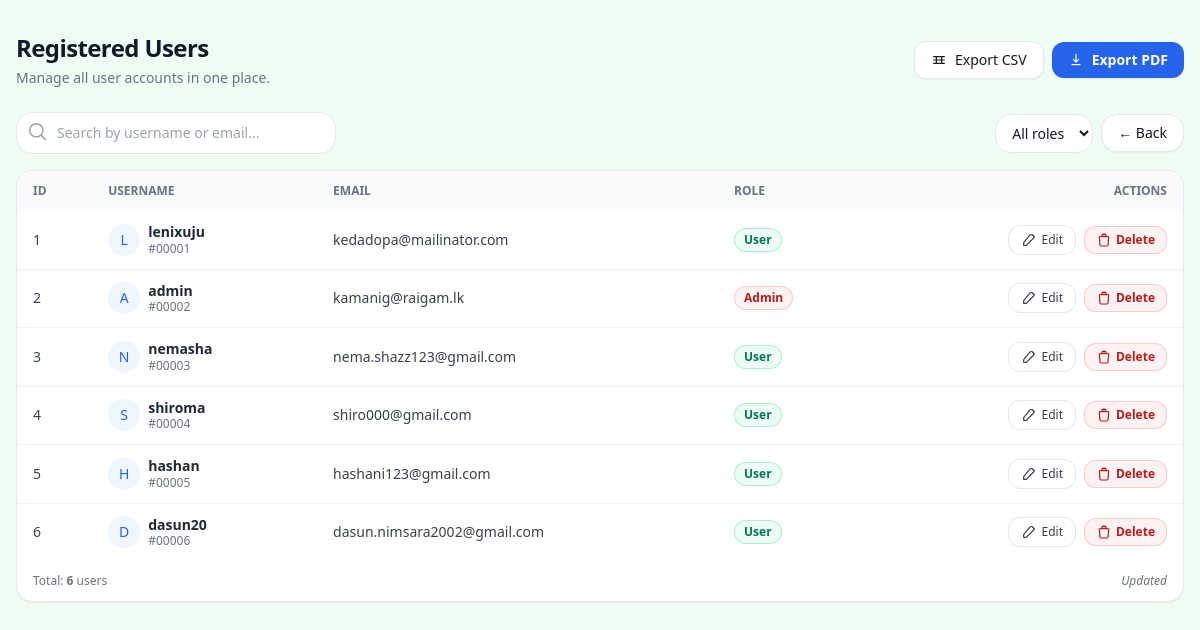
Screenshot of /users (signed in) with the database file from the repository.
### models.py (models this page shows)
class User(db.Model, UserMixin):
    __tablename__ = 'user'
    id = db.Column(db.Integer, primary_key=True)
    username = db.Column(db.String(120), unique=True, nullable=False)
    email = db.Column(db.String(120), unique=True, nullable=True)
    mobile = db.Column(db.String(20), nullable=True)
    country_code = db.Column(db.String(10), nullable=True)
    role = db.Column(db.String(20), default='user', nullable=True)
    password = db.Column(db.String(255), nullable=False)  # hashed

### app.py (the view)
@app.route('/users')
@login_required
def show_users():
    users = User.query.all()
    return render_template('users.html', users=users)

### app.py (called while the page is built)
@login_manager.user_loader
def load_user(user_id):
    return User.query.get(int(user_id))

### templates/users.html (shortened to what this page needs)
<!DOCTYPE html>
<html lang="en">
<head>
  <script src="https://cdn.tailwindcss.com"></script>
</head>
<body class="bg-green-50 text-gray-900">
  <div class="mx-auto max-w-7xl px-4 py-8">
    <div class="flex flex-col gap-4 sm:flex-row sm:items-center sm:justify-between">
      <div>
        <h1 class="text-2xl font-bold tracking-tight">Registered Users</h1>
        <p class="mt-1 text-sm text-gray-500">Manage all user accounts in one place.</p>
      </div>
      <div class="flex items-center gap-2">
        <a href="{{ url_for('export_excel') }}"
           class="inline-flex items-center rounded-xl border border-gray-200 bg-white px-4 py-2 text-sm font-medium shadow-sm hover:bg-gray-50">
          <svg class="mr-2 h-4 w-4" fill="none" stroke="currentColor" stroke-width="1.8" viewBox="0 0 24 24">
            <path stroke-linecap="round" stroke-linejoin="round" d="M8 7v10m8-10v10M4 17h16M4 7h16M4 12h16"/>
          </svg>
          Export CSV
        </a>
        <a href="{{ url_for('export_pdf') }}"
           class="inline-flex items-center rounded-xl bg-blue-600 px-4 py-2 text-sm font-semibold text-white shadow-sm hover:bg-blue-700">
          <svg class="mr-2 h-4 w-4" fill="none" stroke="currentColor" stroke-width="1.8" viewBox="0 0 24 24">
            <path stroke-linecap="round" stroke-linejoin="round" d="M12 3v12m0 0l-4-4m4 4l4-4M6 19h12"/>
          </svg>
          Export PDF
        </a>
      </div>
    </div>
    <div class="mt-6 flex flex-col gap-3 sm:flex-row sm:items-center sm:justify-between">
      <div class="relative w-full sm:w-80">
        <input id="searchInput"
               type="text"
               placeholder="Search by username or email..."
               class="w-full rounded-2xl border border-gray-200 bg-white px-4 py-2.5 pl-10 text-sm outline-none ring-0 focus:border-blue-400 focus:ring-2 focus:ring-blue-100" />
      </div>
      <div class="flex items-center gap-2">
        <select id="roleFilter"
                class="rounded-2xl border border-gray-200 bg-white px-3 py-2 text-sm outline-none focus:border-blue-400 focus:ring-2 focus:ring-blue-100">
          <option value="">All roles</option>
        </select>
        <a href="{{ url_for('protected_dashboard') }}"
           class="inline-flex items-center rounded-2xl border border-gray-200 bg-white px-4 py-2 text-sm font-medium shadow-sm hover:bg-gray-50">
          ← Back
        </a>
      </div>
    </div>
    <div class="mt-4 overflow-hidden rounded-2xl border border-gray-200 bg-white shadow-sm">
      <div class="overflow-x-auto">
        <table class="min-w-full text-left text-sm">
          <thead class="bg-gray-50 text-xs uppercase text-gray-500">
            <tr>
              <th class="px-4 py-3">ID</th>
              <th class="px-4 py-3">Username</th>
              <th class="px-4 py-3">Email</th>
              <th class="px-4 py-3">Role</th>
              <th class="px-4 py-3 text-right">Actions</th>
            </tr>
          </thead>
          <tbody id="userTableBody" class="divide-y divide-gray-100">
            {% for u in users %}
            <tr class="hover:bg-gray-50 transition-colors">
              <td class="px-4 py-3 font-medium text-gray-700">{{ u.id }}</td>
              <td class="px-4 py-3">
                <div class="flex items-center gap-2">
                  <div class="flex h-8 w-8 items-center justify-center rounded-full bg-blue-50 text-blue-600">
                    {{ (u.username or '?')[:1] | upper }}
                  </div>
                  <div class="leading-tight">
                    <div class="font-semibold text-gray-800">{{ u.username }}</div>
                    <div class="text-xs text-gray-500">#{{ '%05d' % (u.id or 0) }}</div>
                  </div>
                </div>
              </td>
              <td class="px-4 py-3 text-gray-700">
                {{ u.email if u.email else '—' }}
              </td>
              <td class="px-4 py-3">
                {% set role = (u.role or 'user')|lower %}
                <span class="inline-flex items-center rounded-full px-2.5 py-1 text-xs font-semibold
                  {% if role == 'admin' %} bg-red-50 text-red-700 ring-1 ring-inset ring-red-200
                  {% else %} bg-emerald-50 text-emerald-700 ring-1 ring-inset ring-emerald-200 {% endif %}">
                  {{ role|capitalize }}
                </span>
              </td>
              <td class="px-4 py-3">
                <div class="flex items-center justify-end gap-2">
                  <a href="{{ url_for('edit_user', user_id=u.id) }}"
                     class="inline-flex items-center gap-1 rounded-xl border border-gray-200 bg-white px-3 py-1.5 text-xs font-medium text-gray-700 hover:bg-gray-50">
                    <svg class="h-4 w-4" fill="none" stroke="currentColor" stroke-width="1.8" viewBox="0 0 24 24">
                      <path stroke-linecap="round" stroke-linejoin="round" d="M16.86 3.94l3.2 3.2M4 20h4l10.6-10.6a2.26 2.26 0 0 0 0-3.2l-1.8-1.8a2.26 2.26 0 0 0-3.2 0L4 15.99V20z"/>
                    </svg>
                    Edit
                  </a>
                  <a href="{{ url_for('delete_user', user_id=u.id) }}"
                     onclick="return confirm('Delete user {{ u.username }}? This action cannot be undone.');"
                     class="inline-flex items-center gap-1 rounded-xl bg-red-50 px-3 py-1.5 text-xs font-semibold text-red-700 ring-1 ring-inset ring-red-200 hover:bg-red-100">
                    <svg class="h-4 w-4" fill="none" stroke="currentColor" stroke-width="1.8" viewBox="0 0 24 24">
                      <path stroke-linecap="round" stroke-linejoin="round" d="M19 7l-.867 12.142A2 2 0 0 1 16.138 21H7.862a2 2 0 0 1-1.995-1.858L5 7m5-3h4m-7 3h10M9 7V5a2 2 0 0 1 2-2h2a2 2 0 0 1 2 2v2"/>
                    </svg>
                    Delete
                  </a>
                </div>
              </td>
            </tr>
            {% endfor %}
          </tbody>
        </table>
      </div>
      <div class="flex items-center justify-between px-4 py-3 text-xs text-gray-500">
        <div>Total: <span class="font-semibold">{{ users|length }}</span> users</div>
        <div class="italic">Updated {{ (namespace().now if false) or '' }}</div>
      </div>
    </div>
  </div>
</body>
</html>

### rows the page displays
User: id "1", username "L", username "lenixuju", id "00001", email "kedadopa@mailinator.com", role "User"
User: id "2", username "A", username "admin", id "00002", email "kamanig@raigam.lk", role "Admin"
User: id "3", username "N", username "nemasha", id "00003", email "nema.shazz123@gmail.com", role "User"
User: id "4", username "S", username "shiroma", id "00004", email "shiro000@gmail.com", role "User"
User: id "5", username "H", username "hashan", id "00005", email "hashani123@gmail.com", role "User"
User: id "6", username "D", username "dasun20", id "00006", email "dasun.nimsara2002@gmail.com", role "User"

### other values shown
{{ users|length }} "6"
